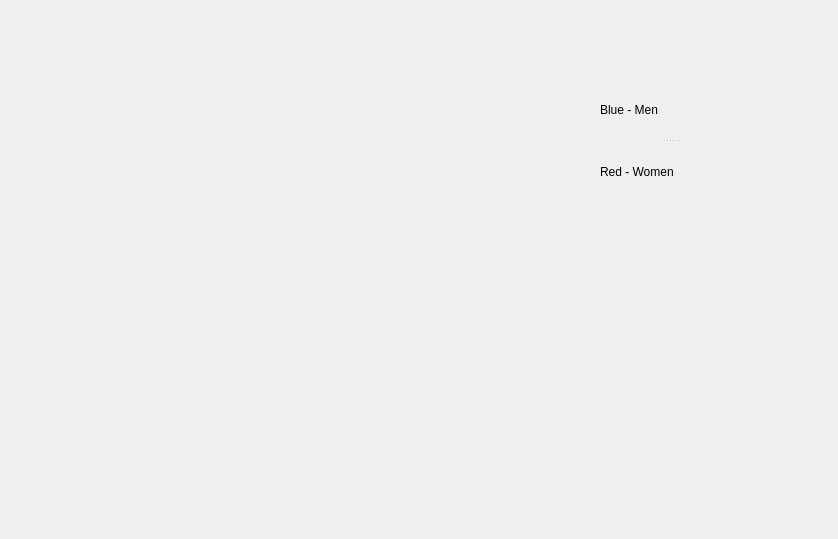
<?xml version="1.0" encoding="UTF-8"?>
<ui version="4.0">
 <class>gender_diagram</class>
 <widget class="QMainWindow" name="gender_diagram">
  <property name="geometry">
   <rect>
    <x>0</x>
    <y>0</y>
    <width>838</width>
    <height>539</height>
   </rect>
  </property>
  <property name="windowTitle">
   <string>Gender Diagram</string>
  </property>
  <widget class="QWidget" name="centralwidget">
   <widget class="QWidget" name="widget" native="true">
    <property name="geometry">
     <rect>
      <x>9</x>
      <y>9</y>
      <width>541</width>
      <height>496</height>
     </rect>
    </property>
   </widget>
   <widget class="QWidget" name="legend_widget" native="true">
    <property name="geometry">
     <rect>
      <x>600</x>
      <y>80</y>
      <width>141</width>
      <height>121</height>
     </rect>
    </property>
    <layout class="QHBoxLayout" name="horizontalLayout">
     <item>
      <widget class="QSplitter" name="splitter">
       <property name="orientation">
        <enum>Qt::Vertical</enum>
       </property>
       <widget class="QLabel" name="label">
        <property name="text">
         <string>Blue - Men</string>
        </property>
       </widget>
       <widget class="QLabel" name="label_2">
        <property name="text">
         <string>Red - Women</string>
        </property>
       </widget>
      </widget>
     </item>
    </layout>
   </widget>
  </widget>
  <widget class="QMenuBar" name="menuBar">
   <property name="geometry">
    <rect>
     <x>0</x>
     <y>0</y>
     <width>838</width>
     <height>25</height>
    </rect>
   </property>
  </widget>
 </widget>
 <resources/>
 <connections/>
</ui>
